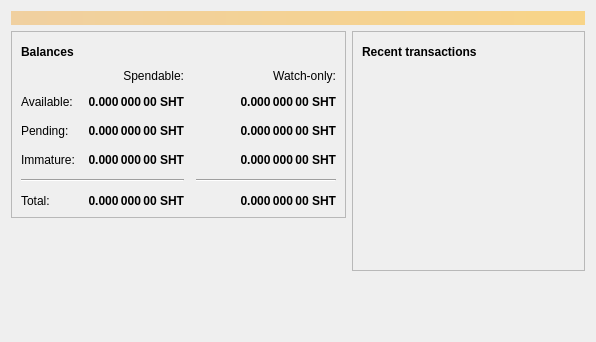
<?xml version="1.0" encoding="UTF-8"?>
<ui version="4.0">
 <class>OverviewPage</class>
 <widget class="QWidget" name="OverviewPage">
  <property name="geometry">
   <rect>
    <x>0</x>
    <y>0</y>
    <width>596</width>
    <height>342</height>
   </rect>
  </property>
  <property name="windowTitle">
   <string>Form</string>
  </property>
  <layout class="QVBoxLayout" name="topLayout">
   <item>
    <widget class="QLabel" name="labelAlerts">
     <property name="visible">
      <bool>false</bool>
     </property>
     <property name="styleSheet">
      <string notr="true">QLabel { background-color: qlineargradient(x1: 0, y1: 0, x2: 1, y2: 0, stop:0 #F0D0A0, stop:1 #F8D488); color:#000000; }</string>
     </property>
     <property name="wordWrap">
      <bool>true</bool>
     </property>
     <property name="margin">
      <number>3</number>
     </property>
     <property name="textInteractionFlags">
      <set>Qt::TextSelectableByMouse</set>
     </property>
    </widget>
   </item>
   <item>
    <layout class="QHBoxLayout" name="horizontalLayout" stretch="1,1">
     <item>
      <layout class="QVBoxLayout" name="verticalLayout_2">
       <item>
        <widget class="QFrame" name="frame">
         <property name="frameShape">
          <enum>QFrame::StyledPanel</enum>
         </property>
         <property name="frameShadow">
          <enum>QFrame::Raised</enum>
         </property>
         <layout class="QVBoxLayout" name="verticalLayout_4">
          <item>
           <layout class="QHBoxLayout" name="horizontalLayout_4">
            <item>
             <widget class="QLabel" name="label_5">
              <property name="font">
               <font>
                <weight>75</weight>
                <bold>true</bold>
               </font>
              </property>
              <property name="text">
               <string>Balances</string>
              </property>
             </widget>
            </item>
            <item>
             <widget class="QPushButton" name="labelWalletStatus">
              <property name="enabled">
               <bool>true</bool>
              </property>
              <property name="maximumSize">
               <size>
                <width>30</width>
                <height>16777215</height>
               </size>
              </property>
              <property name="toolTip">
               <string>The displayed information may be out of date. Your wallet automatically synchronizes with the Shtcoin network after a connection is established, but this process has not completed yet.</string>
              </property>
              <property name="text">
               <string/>
              </property>
              <property name="icon">
               <iconset resource="../bitcoin.qrc">
                <normaloff>:/icons/warning</normaloff>
                <disabledoff>:/icons/warning</disabledoff>:/icons/warning</iconset>
              </property>
              <property name="iconSize">
               <size>
                <width>24</width>
                <height>24</height>
               </size>
              </property>
              <property name="flat">
               <bool>true</bool>
              </property>
             </widget>
            </item>
            <item>
             <spacer name="horizontalSpacer_3">
              <property name="orientation">
               <enum>Qt::Horizontal</enum>
              </property>
              <property name="sizeHint" stdset="0">
               <size>
                <width>40</width>
                <height>20</height>
               </size>
              </property>
             </spacer>
            </item>
           </layout>
          </item>
          <item>
           <layout class="QGridLayout" name="gridLayout">
            <property name="spacing">
             <number>12</number>
            </property>
            <item row="2" column="2">
             <widget class="QLabel" name="labelWatchPending">
              <property name="font">
               <font>
                <weight>75</weight>
                <bold>true</bold>
               </font>
              </property>
              <property name="cursor">
               <cursorShape>IBeamCursor</cursorShape>
              </property>
              <property name="toolTip">
               <string>Unconfirmed transactions to watch-only addresses</string>
              </property>
              <property name="text">
               <string notr="true">0.000 000 00 SHT</string>
              </property>
              <property name="alignment">
               <set>Qt::AlignRight|Qt::AlignTrailing|Qt::AlignVCenter</set>
              </property>
              <property name="textInteractionFlags">
               <set>Qt::LinksAccessibleByMouse|Qt::TextSelectableByKeyboard|Qt::TextSelectableByMouse</set>
              </property>
             </widget>
            </item>
            <item row="2" column="1">
             <widget class="QLabel" name="labelUnconfirmed">
              <property name="font">
               <font>
                <weight>75</weight>
                <bold>true</bold>
               </font>
              </property>
              <property name="cursor">
               <cursorShape>IBeamCursor</cursorShape>
              </property>
              <property name="toolTip">
               <string>Total of transactions that have yet to be confirmed, and do not yet count toward the spendable balance</string>
              </property>
              <property name="text">
               <string notr="true">0.000 000 00 SHT</string>
              </property>
              <property name="alignment">
               <set>Qt::AlignRight|Qt::AlignTrailing|Qt::AlignVCenter</set>
              </property>
              <property name="textInteractionFlags">
               <set>Qt::LinksAccessibleByMouse|Qt::TextSelectableByKeyboard|Qt::TextSelectableByMouse</set>
              </property>
             </widget>
            </item>
            <item row="3" column="2">
             <widget class="QLabel" name="labelWatchImmature">
              <property name="font">
               <font>
                <weight>75</weight>
                <bold>true</bold>
               </font>
              </property>
              <property name="cursor">
               <cursorShape>IBeamCursor</cursorShape>
              </property>
              <property name="toolTip">
               <string>Mined balance in watch-only addresses that has not yet matured</string>
              </property>
              <property name="text">
               <string notr="true">0.000 000 00 SHT</string>
              </property>
              <property name="alignment">
               <set>Qt::AlignRight|Qt::AlignTrailing|Qt::AlignVCenter</set>
              </property>
              <property name="textInteractionFlags">
               <set>Qt::LinksAccessibleByMouse|Qt::TextSelectableByKeyboard|Qt::TextSelectableByMouse</set>
              </property>
             </widget>
            </item>
            <item row="4" column="0" colspan="2">
             <widget class="Line" name="line">
              <property name="orientation">
               <enum>Qt::Horizontal</enum>
              </property>
             </widget>
            </item>
            <item row="4" column="2">
             <widget class="Line" name="lineWatchBalance">
              <property name="sizePolicy">
               <sizepolicy hsizetype="Preferred" vsizetype="Fixed">
                <horstretch>0</horstretch>
                <verstretch>0</verstretch>
               </sizepolicy>
              </property>
              <property name="minimumSize">
               <size>
                <width>140</width>
                <height>0</height>
               </size>
              </property>
              <property name="orientation">
               <enum>Qt::Horizontal</enum>
              </property>
             </widget>
            </item>
            <item row="5" column="0">
             <widget class="QLabel" name="labelTotalText">
              <property name="text">
               <string>Total:</string>
              </property>
             </widget>
            </item>
            <item row="3" column="1">
             <widget class="QLabel" name="labelImmature">
              <property name="font">
               <font>
                <weight>75</weight>
                <bold>true</bold>
               </font>
              </property>
              <property name="cursor">
               <cursorShape>IBeamCursor</cursorShape>
              </property>
              <property name="toolTip">
               <string>Mined balance that has not yet matured</string>
              </property>
              <property name="text">
               <string notr="true">0.000 000 00 SHT</string>
              </property>
              <property name="alignment">
               <set>Qt::AlignRight|Qt::AlignTrailing|Qt::AlignVCenter</set>
              </property>
              <property name="textInteractionFlags">
               <set>Qt::LinksAccessibleByMouse|Qt::TextSelectableByKeyboard|Qt::TextSelectableByMouse</set>
              </property>
             </widget>
            </item>
            <item row="2" column="3">
             <spacer name="horizontalSpacer_2">
              <property name="orientation">
               <enum>Qt::Horizontal</enum>
              </property>
              <property name="sizeHint" stdset="0">
               <size>
                <width>40</width>
                <height>20</height>
               </size>
              </property>
             </spacer>
            </item>
            <item row="3" column="0">
             <widget class="QLabel" name="labelImmatureText">
              <property name="text">
               <string>Immature:</string>
              </property>
             </widget>
            </item>
            <item row="5" column="1">
             <widget class="QLabel" name="labelTotal">
              <property name="font">
               <font>
                <weight>75</weight>
                <bold>true</bold>
               </font>
              </property>
              <property name="cursor">
               <cursorShape>IBeamCursor</cursorShape>
              </property>
              <property name="toolTip">
               <string>Your current total balance</string>
              </property>
              <property name="text">
               <string notr="true">0.000 000 00 SHT</string>
              </property>
              <property name="alignment">
               <set>Qt::AlignRight|Qt::AlignTrailing|Qt::AlignVCenter</set>
              </property>
              <property name="textInteractionFlags">
               <set>Qt::LinksAccessibleByMouse|Qt::TextSelectableByKeyboard|Qt::TextSelectableByMouse</set>
              </property>
             </widget>
            </item>
            <item row="5" column="2">
             <widget class="QLabel" name="labelWatchTotal">
              <property name="font">
               <font>
                <weight>75</weight>
                <bold>true</bold>
               </font>
              </property>
              <property name="cursor">
               <cursorShape>IBeamCursor</cursorShape>
              </property>
              <property name="toolTip">
               <string>Current total balance in watch-only addresses</string>
              </property>
              <property name="text">
               <string notr="true">0.000 000 00 SHT</string>
              </property>
              <property name="alignment">
               <set>Qt::AlignRight|Qt::AlignTrailing|Qt::AlignVCenter</set>
              </property>
              <property name="textInteractionFlags">
               <set>Qt::LinksAccessibleByMouse|Qt::TextSelectableByKeyboard|Qt::TextSelectableByMouse</set>
              </property>
             </widget>
            </item>
            <item row="0" column="2">
             <widget class="QLabel" name="labelWatchonly">
              <property name="text">
               <string>Watch-only:</string>
              </property>
              <property name="alignment">
               <set>Qt::AlignRight|Qt::AlignTrailing|Qt::AlignVCenter</set>
              </property>
             </widget>
            </item>
            <item row="1" column="0">
             <widget class="QLabel" name="labelBalanceText">
              <property name="text">
               <string>Available:</string>
              </property>
             </widget>
            </item>
            <item row="1" column="1">
             <widget class="QLabel" name="labelBalance">
              <property name="font">
               <font>
                <weight>75</weight>
                <bold>true</bold>
               </font>
              </property>
              <property name="cursor">
               <cursorShape>IBeamCursor</cursorShape>
              </property>
              <property name="toolTip">
               <string>Your current spendable balance</string>
              </property>
              <property name="text">
               <string notr="true">0.000 000 00 SHT</string>
              </property>
              <property name="alignment">
               <set>Qt::AlignRight|Qt::AlignTrailing|Qt::AlignVCenter</set>
              </property>
              <property name="textInteractionFlags">
               <set>Qt::LinksAccessibleByMouse|Qt::TextSelectableByKeyboard|Qt::TextSelectableByMouse</set>
              </property>
             </widget>
            </item>
            <item row="1" column="2">
             <widget class="QLabel" name="labelWatchAvailable">
              <property name="font">
               <font>
                <weight>75</weight>
                <bold>true</bold>
               </font>
              </property>
              <property name="cursor">
               <cursorShape>IBeamCursor</cursorShape>
              </property>
              <property name="toolTip">
               <string>Your current balance in watch-only addresses</string>
              </property>
              <property name="text">
               <string notr="true">0.000 000 00 SHT</string>
              </property>
              <property name="alignment">
               <set>Qt::AlignRight|Qt::AlignTrailing|Qt::AlignVCenter</set>
              </property>
              <property name="textInteractionFlags">
               <set>Qt::LinksAccessibleByMouse|Qt::TextSelectableByKeyboard|Qt::TextSelectableByMouse</set>
              </property>
             </widget>
            </item>
            <item row="2" column="0">
             <widget class="QLabel" name="labelPendingText">
              <property name="text">
               <string>Pending:</string>
              </property>
             </widget>
            </item>
            <item row="0" column="1">
             <widget class="QLabel" name="labelSpendable">
              <property name="text">
               <string>Spendable:</string>
              </property>
              <property name="alignment">
               <set>Qt::AlignRight|Qt::AlignTrailing|Qt::AlignVCenter</set>
              </property>
             </widget>
            </item>
           </layout>
          </item>
         </layout>
        </widget>
       </item>
       <item>
        <spacer name="verticalSpacer">
         <property name="orientation">
          <enum>Qt::Vertical</enum>
         </property>
         <property name="sizeHint" stdset="0">
          <size>
           <width>20</width>
           <height>40</height>
          </size>
         </property>
        </spacer>
       </item>
      </layout>
     </item>
     <item>
      <layout class="QVBoxLayout" name="verticalLayout_3">
       <item>
        <widget class="QFrame" name="frame_2">
         <property name="frameShape">
          <enum>QFrame::StyledPanel</enum>
         </property>
         <property name="frameShadow">
          <enum>QFrame::Raised</enum>
         </property>
         <layout class="QVBoxLayout" name="verticalLayout">
          <item>
           <layout class="QHBoxLayout" name="horizontalLayout_2">
            <item>
             <widget class="QLabel" name="label_4">
              <property name="font">
               <font>
                <weight>75</weight>
                <bold>true</bold>
               </font>
              </property>
              <property name="text">
               <string>Recent transactions</string>
              </property>
             </widget>
            </item>
            <item>
             <widget class="QPushButton" name="labelTransactionsStatus">
              <property name="enabled">
               <bool>true</bool>
              </property>
              <property name="maximumSize">
               <size>
                <width>30</width>
                <height>16777215</height>
               </size>
              </property>
              <property name="toolTip">
               <string>The displayed information may be out of date. Your wallet automatically synchronizes with the Shtcoin network after a connection is established, but this process has not completed yet.</string>
              </property>
              <property name="text">
               <string/>
              </property>
              <property name="icon">
               <iconset resource="../bitcoin.qrc">
                <normaloff>:/icons/warning</normaloff>
                <disabledoff>:/icons/warning</disabledoff>:/icons/warning</iconset>
              </property>
              <property name="iconSize">
               <size>
                <width>24</width>
                <height>24</height>
               </size>
              </property>
              <property name="flat">
               <bool>true</bool>
              </property>
             </widget>
            </item>
            <item>
             <spacer name="horizontalSpacer">
              <property name="orientation">
               <enum>Qt::Horizontal</enum>
              </property>
              <property name="sizeHint" stdset="0">
               <size>
                <width>40</width>
                <height>20</height>
               </size>
              </property>
             </spacer>
            </item>
           </layout>
          </item>
          <item>
           <widget class="QListView" name="listTransactions">
            <property name="styleSheet">
             <string notr="true">QListView { background: transparent; }</string>
            </property>
            <property name="frameShape">
             <enum>QFrame::NoFrame</enum>
            </property>
            <property name="verticalScrollBarPolicy">
             <enum>Qt::ScrollBarAlwaysOff</enum>
            </property>
            <property name="horizontalScrollBarPolicy">
             <enum>Qt::ScrollBarAlwaysOff</enum>
            </property>
            <property name="selectionMode">
             <enum>QAbstractItemView::NoSelection</enum>
            </property>
           </widget>
          </item>
         </layout>
        </widget>
       </item>
       <item>
        <spacer name="verticalSpacer_2">
         <property name="orientation">
          <enum>Qt::Vertical</enum>
         </property>
         <property name="sizeHint" stdset="0">
          <size>
           <width>20</width>
           <height>40</height>
          </size>
         </property>
        </spacer>
       </item>
      </layout>
     </item>
    </layout>
   </item>
  </layout>
 </widget>
 <resources/>
 <connections/>
</ui>
